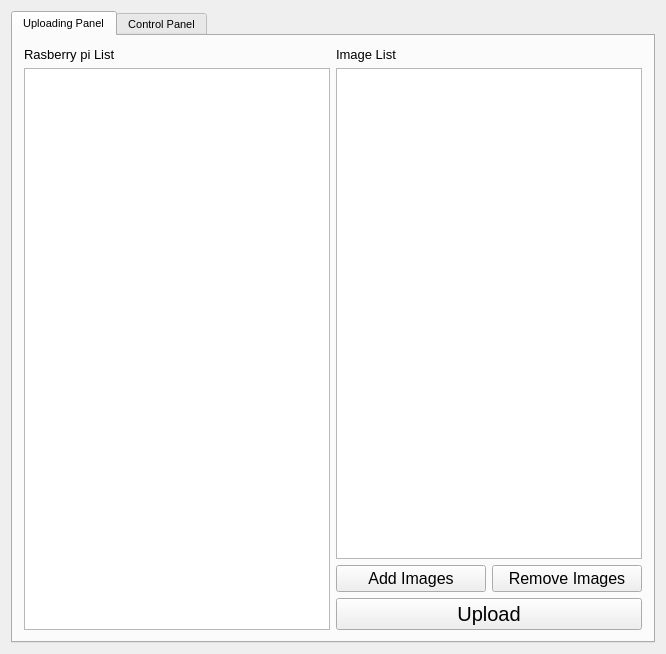
<?xml version="1.0" encoding="UTF-8"?>
<ui version="4.0">
 <class>ManagementApplcation</class>
 <widget class="QWidget" name="ManagementApplcation">
  <property name="geometry">
   <rect>
    <x>0</x>
    <y>0</y>
    <width>666</width>
    <height>654</height>
   </rect>
  </property>
  <property name="windowTitle">
   <string>Management Applcation</string>
  </property>
  <layout class="QGridLayout" name="gridLayout_3">
   <item row="0" column="0">
    <widget class="QTabWidget" name="tWManagementPanel">
     <property name="font">
      <font>
       <pointsize>8</pointsize>
      </font>
     </property>
     <property name="currentIndex">
      <number>0</number>
     </property>
     <widget class="QWidget" name="tab">
      <attribute name="title">
       <string>Uploading Panel</string>
      </attribute>
      <layout class="QGridLayout" name="gridLayout">
       <item row="0" column="0" rowspan="3">
        <layout class="QVBoxLayout" name="verticalLayout_4">
         <item>
          <widget class="QLabel" name="lPi">
           <property name="font">
            <font>
             <pointsize>10</pointsize>
            </font>
           </property>
           <property name="text">
            <string>Rasberry pi List</string>
           </property>
          </widget>
         </item>
         <item>
          <widget class="QListWidget" name="lWConnectedList">
           <property name="font">
            <font>
             <pointsize>12</pointsize>
            </font>
           </property>
          </widget>
         </item>
        </layout>
       </item>
       <item row="0" column="1">
        <layout class="QVBoxLayout" name="verticalLayout_5">
         <item>
          <widget class="QLabel" name="lImageList">
           <property name="font">
            <font>
             <pointsize>10</pointsize>
            </font>
           </property>
           <property name="text">
            <string>Image List</string>
           </property>
          </widget>
         </item>
         <item>
          <widget class="QListWidget" name="lWImageList">
           <property name="font">
            <font>
             <pointsize>12</pointsize>
            </font>
           </property>
          </widget>
         </item>
        </layout>
       </item>
       <item row="1" column="1">
        <layout class="QHBoxLayout" name="horizontalLayout">
         <item>
          <widget class="QPushButton" name="pBAddImages">
           <property name="font">
            <font>
             <pointsize>12</pointsize>
            </font>
           </property>
           <property name="text">
            <string>Add Images</string>
           </property>
          </widget>
         </item>
         <item>
          <widget class="QPushButton" name="pbRemoveImages">
           <property name="font">
            <font>
             <pointsize>12</pointsize>
            </font>
           </property>
           <property name="text">
            <string>Remove Images</string>
           </property>
          </widget>
         </item>
        </layout>
       </item>
       <item row="2" column="1">
        <widget class="QPushButton" name="pBUploadImages">
         <property name="font">
          <font>
           <pointsize>15</pointsize>
          </font>
         </property>
         <property name="text">
          <string>Upload</string>
         </property>
        </widget>
       </item>
      </layout>
     </widget>
     <widget class="QWidget" name="tab_2">
      <attribute name="title">
       <string>Control Panel</string>
      </attribute>
      <layout class="QGridLayout" name="gridLayout_2">
       <item row="0" column="0" rowspan="2">
        <layout class="QVBoxLayout" name="verticalLayout_2">
         <item>
          <widget class="QLabel" name="lPi_2">
           <property name="font">
            <font>
             <pointsize>10</pointsize>
            </font>
           </property>
           <property name="text">
            <string>Rasberry pi List</string>
           </property>
          </widget>
         </item>
         <item>
          <widget class="QListWidget" name="lWConnectedList_2">
           <property name="font">
            <font>
             <pointsize>12</pointsize>
            </font>
           </property>
          </widget>
         </item>
        </layout>
       </item>
       <item row="0" column="1">
        <layout class="QVBoxLayout" name="verticalLayout_3">
         <item>
          <widget class="QLabel" name="lImageList_2">
           <property name="font">
            <font>
             <pointsize>10</pointsize>
            </font>
           </property>
           <property name="text">
            <string>Image List</string>
           </property>
          </widget>
         </item>
         <item>
          <widget class="QListWidget" name="lWImageList_2">
           <property name="font">
            <font>
             <pointsize>12</pointsize>
            </font>
           </property>
          </widget>
         </item>
        </layout>
       </item>
       <item row="1" column="1">
        <layout class="QVBoxLayout" name="verticalLayout">
         <item>
          <widget class="QPushButton" name="pushButton">
           <property name="font">
            <font>
             <pointsize>10</pointsize>
            </font>
           </property>
           <property name="text">
            <string>Delete Selected Images</string>
           </property>
          </widget>
         </item>
         <item>
          <widget class="QPushButton" name="pushButton_2">
           <property name="font">
            <font>
             <pointsize>10</pointsize>
            </font>
           </property>
           <property name="text">
            <string>Set Selected Image As Default Image</string>
           </property>
          </widget>
         </item>
         <item>
          <layout class="QHBoxLayout" name="horizontalLayout_2">
           <item>
            <widget class="QPushButton" name="pushButton_3">
             <property name="font">
              <font>
               <pointsize>10</pointsize>
              </font>
             </property>
             <property name="text">
              <string>Show Only Default</string>
             </property>
            </widget>
           </item>
           <item>
            <widget class="QPushButton" name="pushButton_4">
             <property name="font">
              <font>
               <pointsize>10</pointsize>
              </font>
             </property>
             <property name="text">
              <string>Show Slide Show</string>
             </property>
            </widget>
           </item>
          </layout>
         </item>
        </layout>
       </item>
      </layout>
     </widget>
    </widget>
   </item>
  </layout>
 </widget>
 <layoutdefault spacing="6" margin="11"/>
 <resources/>
 <connections>
  <connection>
   <sender>pBAddImages</sender>
   <signal>clicked()</signal>
   <receiver>ManagementApplcation</receiver>
   <slot>addImagesClicked()</slot>
   <hints>
    <hint type="sourcelabel">
     <x>486</x>
     <y>592</y>
    </hint>
    <hint type="destinationlabel">
     <x>332</x>
     <y>763</y>
    </hint>
   </hints>
  </connection>
  <connection>
   <sender>pbRemoveImages</sender>
   <signal>clicked()</signal>
   <receiver>ManagementApplcation</receiver>
   <slot>removeImagesClicked()</slot>
   <hints>
    <hint type="sourcelabel">
     <x>642</x>
     <y>592</y>
    </hint>
    <hint type="destinationlabel">
     <x>734</x>
     <y>484</y>
    </hint>
   </hints>
  </connection>
  <connection>
   <sender>pBUploadImages</sender>
   <signal>clicked()</signal>
   <receiver>ManagementApplcation</receiver>
   <slot>uploadImagesClicked()</slot>
   <hints>
    <hint type="sourcelabel">
     <x>643</x>
     <y>631</y>
    </hint>
    <hint type="destinationlabel">
     <x>932</x>
     <y>581</y>
    </hint>
   </hints>
  </connection>
  <connection>
   <sender>lWConnectedList_2</sender>
   <signal>clicked(QModelIndex)</signal>
   <receiver>ManagementApplcation</receiver>
   <slot>controlPanelConnectedListClicked(QModelIndex)</slot>
   <hints>
    <hint type="sourcelabel">
     <x>184</x>
     <y>540</y>
    </hint>
    <hint type="destinationlabel">
     <x>203</x>
     <y>841</y>
    </hint>
   </hints>
  </connection>
  <connection>
   <sender>pushButton</sender>
   <signal>clicked()</signal>
   <receiver>ManagementApplcation</receiver>
   <slot>deleteSelectedImagesButtonClicked()</slot>
   <hints>
    <hint type="sourcelabel">
     <x>600</x>
     <y>557</y>
    </hint>
    <hint type="destinationlabel">
     <x>780</x>
     <y>556</y>
    </hint>
   </hints>
  </connection>
  <connection>
   <sender>pushButton_2</sender>
   <signal>clicked()</signal>
   <receiver>ManagementApplcation</receiver>
   <slot>setDefaultImageButtonClicked()</slot>
   <hints>
    <hint type="sourcelabel">
     <x>612</x>
     <y>592</y>
    </hint>
    <hint type="destinationlabel">
     <x>811</x>
     <y>593</y>
    </hint>
   </hints>
  </connection>
  <connection>
   <sender>pushButton_3</sender>
   <signal>clicked()</signal>
   <receiver>ManagementApplcation</receiver>
   <slot>showOnlyDefaultButtonClicked()</slot>
   <hints>
    <hint type="sourcelabel">
     <x>460</x>
     <y>627</y>
    </hint>
    <hint type="destinationlabel">
     <x>468</x>
     <y>755</y>
    </hint>
   </hints>
  </connection>
  <connection>
   <sender>pushButton_4</sender>
   <signal>clicked()</signal>
   <receiver>ManagementApplcation</receiver>
   <slot>showSlideShowButtonClicked()</slot>
   <hints>
    <hint type="sourcelabel">
     <x>564</x>
     <y>624</y>
    </hint>
    <hint type="destinationlabel">
     <x>566</x>
     <y>732</y>
    </hint>
   </hints>
  </connection>
 </connections>
 <slots>
  <slot>addImagesClicked()</slot>
  <slot>removeImagesClicked()</slot>
  <slot>uploadImagesClicked()</slot>
  <slot>controlPanelConnectedListClicked(QModelIndex)</slot>
  <slot>deleteSelectedImagesButtonClicked()</slot>
  <slot>setDefaultImageButtonClicked()</slot>
  <slot>showOnlyDefaultButtonClicked()</slot>
  <slot>showSlideShowButtonClicked()</slot>
 </slots>
</ui>
